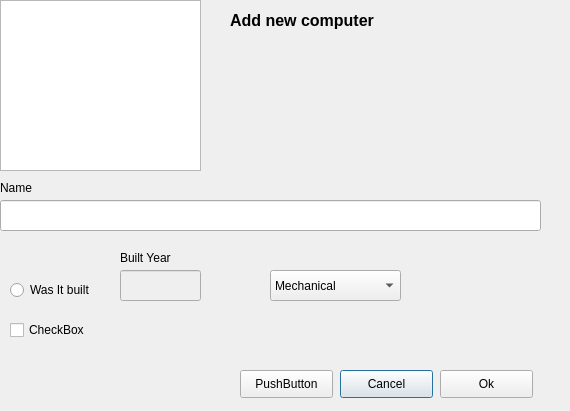
<?xml version="1.0" encoding="UTF-8"?>
<ui version="4.0">
 <class>addComputerDialog</class>
 <widget class="QDialog" name="addComputerDialog">
  <property name="geometry">
   <rect>
    <x>0</x>
    <y>0</y>
    <width>570</width>
    <height>411</height>
   </rect>
  </property>
  <property name="windowTitle">
   <string>Dialog</string>
  </property>
  <widget class="QLineEdit" name="InputComputerName">
   <property name="geometry">
    <rect>
     <x>0</x>
     <y>200</y>
     <width>541</width>
     <height>31</height>
    </rect>
   </property>
  </widget>
  <widget class="QLabel" name="TitleomputerName">
   <property name="geometry">
    <rect>
     <x>0</x>
     <y>180</y>
     <width>53</width>
     <height>16</height>
    </rect>
   </property>
   <property name="text">
    <string>Name</string>
   </property>
  </widget>
  <widget class="QLabel" name="BuiltYear">
   <property name="geometry">
    <rect>
     <x>120</x>
     <y>250</y>
     <width>53</width>
     <height>16</height>
    </rect>
   </property>
   <property name="text">
    <string>Built Year</string>
   </property>
  </widget>
  <widget class="QGraphicsView" name="addComputerPicture">
   <property name="geometry">
    <rect>
     <x>0</x>
     <y>0</y>
     <width>201</width>
     <height>171</height>
    </rect>
   </property>
  </widget>
  <widget class="QLineEdit" name="InputBuiltYear">
   <property name="enabled">
    <bool>false</bool>
   </property>
   <property name="geometry">
    <rect>
     <x>120</x>
     <y>270</y>
     <width>81</width>
     <height>31</height>
    </rect>
   </property>
  </widget>
  <widget class="QComboBox" name="TypeDropDown">
   <property name="geometry">
    <rect>
     <x>270</x>
     <y>270</y>
     <width>131</width>
     <height>31</height>
    </rect>
   </property>
   <item>
    <property name="text">
     <string>Mechanical</string>
    </property>
   </item>
   <item>
    <property name="text">
     <string>Vacuum</string>
    </property>
   </item>
   <item>
    <property name="text">
     <string>Transistors</string>
    </property>
   </item>
   <item>
    <property name="text">
     <string>Digital</string>
    </property>
   </item>
   <item>
    <property name="text">
     <string>Other....</string>
    </property>
   </item>
  </widget>
  <widget class="QPushButton" name="Cancel">
   <property name="geometry">
    <rect>
     <x>340</x>
     <y>370</y>
     <width>93</width>
     <height>28</height>
    </rect>
   </property>
   <property name="text">
    <string>Cancel</string>
   </property>
  </widget>
  <widget class="QPushButton" name="pushButton_3">
   <property name="geometry">
    <rect>
     <x>240</x>
     <y>370</y>
     <width>93</width>
     <height>28</height>
    </rect>
   </property>
   <property name="text">
    <string>PushButton</string>
   </property>
  </widget>
  <widget class="QPushButton" name="C_add_ok">
   <property name="geometry">
    <rect>
     <x>440</x>
     <y>370</y>
     <width>93</width>
     <height>28</height>
    </rect>
   </property>
   <property name="text">
    <string>Ok</string>
   </property>
  </widget>
  <widget class="QRadioButton" name="RadioWasBuilt">
   <property name="geometry">
    <rect>
     <x>10</x>
     <y>280</y>
     <width>95</width>
     <height>20</height>
    </rect>
   </property>
   <property name="text">
    <string>Was It built</string>
   </property>
  </widget>
  <widget class="QLabel" name="TitleComputerAdd">
   <property name="geometry">
    <rect>
     <x>230</x>
     <y>0</y>
     <width>231</width>
     <height>41</height>
    </rect>
   </property>
   <property name="text">
    <string>&lt;html&gt;&lt;head/&gt;&lt;body&gt;&lt;p&gt;&lt;span style=&quot; font-size:12pt; font-weight:600;&quot;&gt;Add new computer&lt;/span&gt;&lt;/p&gt;&lt;/body&gt;&lt;/html&gt;</string>
   </property>
  </widget>
  <widget class="QCheckBox" name="checkBox">
   <property name="geometry">
    <rect>
     <x>10</x>
     <y>320</y>
     <width>81</width>
     <height>20</height>
    </rect>
   </property>
   <property name="text">
    <string>CheckBox</string>
   </property>
  </widget>
 </widget>
 <resources/>
 <connections/>
</ui>
